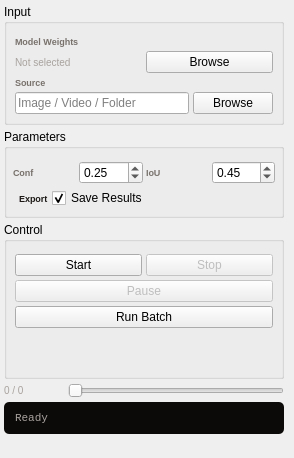
<?xml version="1.0" encoding="UTF-8"?>
<ui version="4.0">
 <class>PredictPage</class>
 <widget class="QWidget" name="PredictPage">
<layout class="QHBoxLayout" name="mainLo">
   <property name="leftMargin">
       <number>4</number>
      </property><property name="topMargin">
       <number>4</number>
      </property>
   <property name="rightMargin">
       <number>4</number>
      </property><property name="bottomMargin">
       <number>4</number>
      </property>
   <property name="spacing">
       <number>6</number>
      </property>

   <item>
    <widget class="QWidget" name="leftPanel" native="true">
     <property name="minimumSize"><size><width>280</width><height>0</height></size></property>
     <property name="maximumSize"><size><width>280</width><height>16777215</height></size></property>
     <layout class="QVBoxLayout" name="leftLo">
      <property name="leftMargin">
       <number>0</number>
      </property><property name="topMargin">
       <number>0</number>
      </property>
      <property name="rightMargin">
       <number>0</number>
      </property><property name="bottomMargin">
       <number>0</number>
      </property>
      <property name="spacing">
       <number>4</number>
      </property>

      <item><widget class="QGroupBox" name="inputGroup">
       <property name="title"><string>Input</string></property>
       <layout class="QVBoxLayout" name="inputLo">
        <property name="leftMargin">
       <number>8</number>
      </property><property name="topMargin">
       <number>12</number>
      </property>
        <property name="rightMargin">
       <number>8</number>
      </property><property name="bottomMargin">
       <number>8</number>
      </property>
        <property name="spacing">
       <number>4</number>
      </property>
        <item><widget class="QLabel" name="modelLabelP">
         <property name="text"><string>Model Weights</string></property>
         <property name="styleSheet"><string>font-size:9px;color:#78716c;font-weight:500;</string></property>
        </widget></item>
        <item><layout class="QHBoxLayout" name="modelRowP">
         <item><widget class="QLabel" name="lbl_model">
          <property name="text"><string>Not selected</string></property>
          <property name="styleSheet"><string>font-size:10px;color:#a8a29e;</string></property>
         </widget></item>
         <item><widget class="QPushButton" name="modelBrowseBtn">
          <property name="text"><string>Browse</string></property>
         </widget></item>
        </layout></item>
        <item><widget class="QLabel" name="srcLabelP">
         <property name="text"><string>Source</string></property>
         <property name="styleSheet"><string>font-size:9px;color:#78716c;font-weight:500;</string></property>
        </widget></item>
        <item><layout class="QHBoxLayout" name="srcRowP">
         <item><widget class="QLineEdit" name="lbl_src">
          <property name="placeholderText"><string>Image / Video / Folder</string></property>
         </widget></item>
         <item><widget class="QPushButton" name="srcBrowseBtn">
          <property name="text"><string>Browse</string></property>
         </widget></item>
        </layout></item>
       </layout>
      </widget></item>

      <item><widget class="QGroupBox" name="paramsGroupP">
       <property name="title"><string>Parameters</string></property>
       <layout class="QGridLayout" name="paramsGridP">
        <property name="leftMargin">
       <number>6</number>
      </property><property name="topMargin">
       <number>12</number>
      </property>
        <property name="rightMargin">
       <number>6</number>
      </property><property name="bottomMargin">
       <number>6</number>
      </property>
        <property name="horizontalSpacing">
       <number>3</number>
      </property><property name="verticalSpacing">
       <number>3</number>
      </property>
        <item row="0" column="0"><widget class="QLabel" name="confLabel">
         <property name="text"><string>Conf</string></property>
         <property name="styleSheet"><string>font-size:9px;color:#78716c;font-weight:500;</string></property>
        </widget></item>
        <item row="0" column="1"><widget class="QDoubleSpinBox" name="sp_conf">
         <property name="decimals">
       <number>2</number>
      </property>
         <property name="minimum">
       <double>0.01</double>
      </property><property name="maximum">
       <double>0.99</double>
      </property>
         <property name="singleStep">
       <double>0.05</double>
      </property>
         <property name="value">
       <double>0.25</double>
      </property>
        </widget></item>
        <item row="0" column="2"><widget class="QLabel" name="iouLabelP">
         <property name="text"><string>IoU</string></property>
         <property name="styleSheet"><string>font-size:9px;color:#78716c;font-weight:500;</string></property>
        </widget></item>
        <item row="0" column="3"><widget class="QDoubleSpinBox" name="sp_iou">
         <property name="decimals">
       <number>2</number>
      </property>
         <property name="minimum">
       <double>0.01</double>
      </property><property name="maximum">
       <double>0.99</double>
      </property>
         <property name="singleStep">
       <double>0.05</double>
      </property>
         <property name="value">
       <double>0.45</double>
      </property>
        </widget></item>
        <item row="1" column="0" colspan="4">
         <widget class="QWidget" name="exportRow" native="true">
          <layout class="QHBoxLayout" name="exportRowLo">
           <property name="leftMargin">
       <number>6</number>
      </property><property name="topMargin">
       <number>1</number>
      </property>
           <property name="rightMargin">
       <number>6</number>
      </property><property name="bottomMargin">
       <number>1</number>
      </property>
           <property name="spacing">
       <number>4</number>
      </property>
           <item><widget class="QLabel" name="exportLabel">
            <property name="text"><string>Export</string></property>
            <property name="styleSheet"><string>font-size:9px;color:#1c1917;font-weight:500;</string></property>
           </widget></item>
           <item><widget class="QCheckBox" name="cb_export">
            <property name="text"><string>Save Results</string></property>
            <property name="checked"><bool>true</bool></property>
           </widget></item>
           <item><spacer><property name="orientation">
       <enum>Horizontal</enum>
      </property>
            <property name="sizeHint" stdset="0"><size><width>20</width><height>20</height></size></property>
           </spacer></item>
          </layout>
         </widget>
        </item>
       </layout>
      </widget></item>

      <item><widget class="QGroupBox" name="controlGroupP">
       <property name="title"><string>Control</string></property>
       <layout class="QVBoxLayout" name="controlLoP">
        <property name="leftMargin">
       <number>8</number>
      </property><property name="topMargin">
       <number>12</number>
      </property>
        <property name="rightMargin">
       <number>8</number>
      </property><property name="bottomMargin">
       <number>8</number>
      </property>
        <property name="spacing">
       <number>4</number>
      </property>
        <item><layout class="QHBoxLayout" name="videoBtnRow">
         <item><widget class="QPushButton" name="btn_start">
          <property name="text"><string>Start</string></property>
         </widget></item>
         <item><widget class="QPushButton" name="btn_stop">
          <property name="text"><string>Stop</string></property>
          <property name="enabled"><bool>false</bool></property>
         </widget></item>
        </layout></item>
        <item><widget class="QPushButton" name="btn_pause">
         <property name="text"><string>Pause</string></property>
         <property name="enabled"><bool>false</bool></property>
        </widget></item>
        <item><widget class="QPushButton" name="btn_run">
         <property name="text"><string>Run Batch</string></property>
        </widget></item>
        <item><layout class="QHBoxLayout" name="statsRowP">
         <item><widget class="QWidget" name="imgCardP" native="true"/></item>
         <item><widget class="QWidget" name="detCardP" native="true"/></item>
         <item><widget class="QWidget" name="fallCardP" native="true"/></item>
        </layout></item>
        <item><widget class="QLabel" name="lbl_fps">
         <property name="text"><string></string></property>
         <property name="styleSheet"><string>font-size:10px;color:#a8a29e;</string></property>
        </widget></item>
        <item><widget class="QLabel" name="lbl_cls">
         <property name="text"><string></string></property>
         <property name="wordWrap"><bool>true</bool></property>
         <property name="styleSheet"><string>font-size:10px;color:#a8a29e;padding:2px;</string></property>
        </widget></item>
       </layout>
      </widget></item>

      <item><widget class="QWidget" name="sliderWidget" native="true">
       <layout class="QHBoxLayout" name="sliderLo">
        <property name="leftMargin">
       <number>0</number>
      </property><property name="topMargin">
       <number>0</number>
      </property>
        <property name="rightMargin">
       <number>0</number>
      </property><property name="bottomMargin">
       <number>0</number>
      </property>
        <property name="spacing">
       <number>4</number>
      </property>
        <item><widget class="QLabel" name="lbl_pos">
         <property name="text"><string>0 / 0</string></property>
         <property name="styleSheet"><string>font-size:10px;color:#a8a29e;min-width:60px;</string></property>
        </widget></item>
        <item><widget class="QSlider" name="slider">
         <property name="orientation"><enum>Qt::Horizontal</enum></property>
         <property name="enabled"><bool>false</bool></property>
        </widget></item>
       </layout>
      </widget></item>

      <item><widget class="QLabel" name="log">
       <property name="text"><string>Ready</string></property>
       <property name="wordWrap"><bool>true</bool></property>
       <property name="styleSheet"><string>background:#0c0a09;color:#a8a29e;border-radius:5px;padding:4px 8px;font-family:Consolas;font-size:11px;min-height:24px;</string></property>
      </widget></item>
      <item><spacer><property name="orientation">
       <enum>Vertical</enum>
      </property>
       <property name="sizeHint" stdset="0"><size><width>20</width><height>20</height></size></property>
      </spacer></item>
     </layout>
    </widget>
   </item>

   <item>
    <widget class="QStackedWidget" name="stack"><property name="currentIndex"><number>0</number></property></widget>
   </item>
  </layout>
 </widget>
 <resources/>
 <connections/>
</ui>
